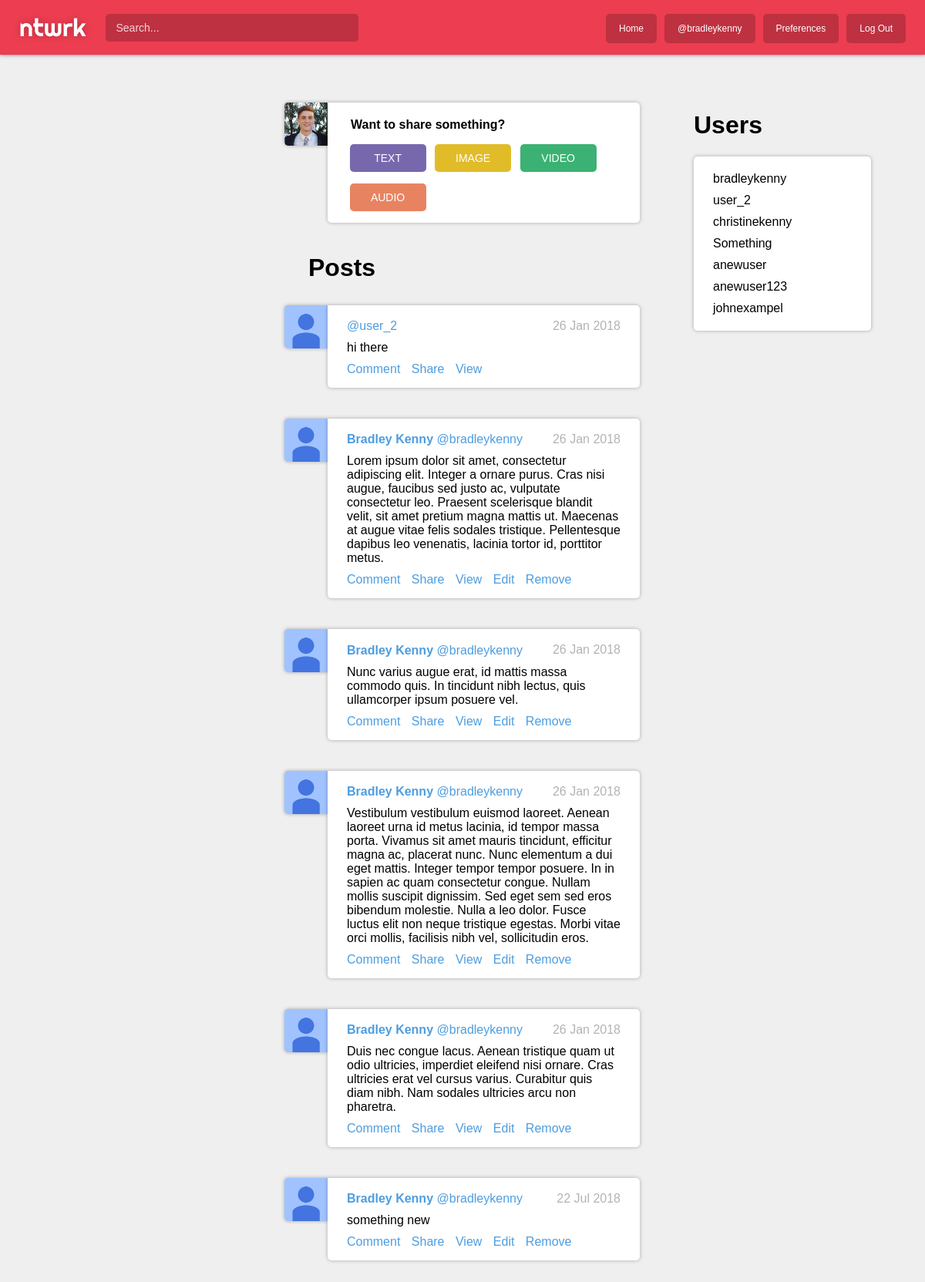
Screenshot of / (signed in) with the database file from the repository.
### stream/models.py (models this page shows)
class Post(models.Model):
    content = models.TextField(max_length=500)
    posted_by = models.ForeignKey(User, related_name='posts', on_delete=models.CASCADE)
    posted_at = models.DateTimeField(auto_now_add=True)

### account/models.py (models this page shows)
class Profile(models.Model):
	COLORS = (
		('BLUE', "Blue"),
		('GREEN', "Green"),
		('RED', "Red"),
		('PURPLE', "Purple"),
		('YELLOW', "Yellow"),
	)
	user = models.OneToOneField(User, on_delete=models.CASCADE)
	bio = models.TextField(max_length=250, blank=True, default=None)
	location = models.CharField(max_length=30, blank=True, default=None)
	birth_date = models.DateField(null=True, blank=True, default=None)
	color = models.CharField(max_length=6, choices=COLORS, default='BLUE')
	dp = models.ImageField(upload_to='dp/', default='dp/placeholder2.png')

### stream/views.py (the view)
# urls.py: path('', stream.views.home, name='index'),
def home(request):
	posts = Post.objects.all()
	users = User.objects.all()
	return render(request, 'stream/home.html', {'posts': posts, 'users': users})

### stream/templates/stream/home.html
{% extends 'base_stream.html' %}
{% load static %}
{% block stream %}
    {% if user.is_authenticated %}
	<a href="{% url 'home' %}" class="dp">
		<img src="{% static 'stream/img/dp/admin.jpg' %}">
	</a>
    <div class="card share_card">
        <h1>Want to share something?</h1><br>
        <a href="{% url 'new_post' %}" class="button text">Text</a>
        <a href="{% url 'home' %}" class="button image">Image</a>
        <a href="{% url 'home' %}" class="button video">Video</a>
        <a href="{% url 'home' %}" class="button audio">Audio</a>
    </div>
    {% endif %}
    <h1 class="content_heading">Posts</h1>
    {% for post in posts %}
	<a href="{% url 'home' %}" class="dp">
		<img src="/profile/media/{{ post.posted_by.profile.dp }}"/>
	</a>
    <div class="card">
        <a href="{% url 'profile' post.posted_by.pk %}">
            <h2>
				<b>{% if post.posted_by.first_name|length > 0 %}{{ post.posted_by.first_name }} {{ post.posted_by.last_name }}{% endif %}</b> @{{ post.posted_by }}
			</h2>
        </a>
        <h3>{{ post.posted_at|date:'d M Y' }}</h3>
        <p>{{ post.content }}</p>
        <a href="{% url 'home' %}" class="link">Comment</a>
        <a href="{% url 'home' %}" class="link">Share</a>
        <a href="{% url 'view_post' post.posted_by.username post.id %}" class="link">View</a>
        {% if post.posted_by == request.user %}
        <a href="{% url 'home' %}" class="link">Edit</a>
        <a href="{% url 'delete_post' post.id %}" class="link" id="remove">Remove</a>
        {% endif %}
    </div>
    {% endfor %}
{% endblock %}

### stream/templates/base_stream.html (shortened to what this page needs)
{% extends 'base.html' %}
{% load static %}
{% block stylesheet %}
<link rel="stylesheet" type="text/css" href="{% static 'stream/css/stream.css' %}">
{% endblock %}
{% block content %}
<div id="content_all">
    <div id="content_left">
    </div>
    <div id="content_main">
        {% block stream %}
        {% endblock %}
    </div>
    <div id="content_right">
		<h1 class="content_heading">Users</h1>
		<div class="card">
			{% for user in users %}
			<p>{{ user.username }}</p>
			{% endfor %}
		</div>
    </div>
{% endblock %}

### account/templates/base.html (shortened to what this page needs)
{% load static %}
<!DOCTYPE html>
<html lang="en">
	<head>
		<link rel="stylesheet" type="text/css" href="{% static 'account/css/base.css' %}">
		{% block stylesheet %}
		{% endblock %}
	</head>
	<body>
		<header>
			<a href="{% url 'home' %}" class="logo">ntwrk</a>
			<input type="text" placeholder="Search..."/>
			<ul>
				{% if user.is_authenticated %}
				<a href="{% url 'home' %}">Home</a>
				<a href="{% url 'profile' user.pk %}">@{{ user.username }}</a>
				<a href="{% url 'update_profile' %}">Preferences</a>
				<a href="{% url 'logout' %}">Log Out</a>
				{% else %}
				<a href="{% url 'home' %}">Home</a>
				<a href="{% url 'home' %}"><b>Username</b>: Name</a>
				<a href="{% url 'login' %}">Log In</a>
				<a href="{% url 'register' %}">Register</a>
				{% endif %}
			</ul>
		</header>
		<main>
			{% block content %}
			{% endblock %}
		</main>
	</body>
</html>

### account/static/account/css/base.css (style rules this page uses)
body { font-family: 'Helvetica'; margin: 0px; padding: 0px; }
a { text-decoration: none; }
.logo { font-family: 'Righteous', sans-serif; color: rgb(35, 35, 35); margin: 12px auto 4px auto; user-select: none; }
.card { padding: 7.5px 15px 14px 15px; background-color: rgba(255, 255, 255, 1); border-radius: 0px 5px 5px 5px; }
.card button, .button { font-size: 14px; color: #ffffff; width: 251px; margin: 10px auto 10px auto; padding: 10px 15px 10px 15px; background-color: #4D9DE0; text-transform: uppercase; border: none; border-radius: 5px; outline: none; cursor: pointer; }

### stream/static/stream/css/stream.css (style rules this page uses)
body { margin: 0px 0px 0px 0px; padding: 0px; background-color: #EFEFEF; }
header { width: 100%; position: fixed; margin: 0px; padding: 15px 0; background-color: #ed3d51; box-shadow: 0px 0px 5px rgba(0,0,0,0.5); z-index: 100; }
main { margin: 0px; padding-top: 20px; }
h1 { display: inline-block; }
.logo { float: left; margin: 0px 25px; font-size: 32px; color: white; text-shadow: 0px 0px 10px rgba(0,0,0,0.25); }
ul { float: right; margin: 0px auto; margin-right: 25px; }
ul a { float: left; display: inline-block; margin-top: 2.5px; margin-left: 10px; padding: 10px 15px; color: #ffffff; font-size: 12px; background-color: rgba(0, 0, 0 , 0.2); border-radius: 5px; border: solid 2px rgba(0,0,0,0); }
header input[type='text'] { float: left; font-size: 14px; color: #ffffff; height: 25px; width: 300px; margin: 2.5px auto 0px 0px; padding: 3.5px 12px; background-color: rgba(0, 0, 0, 0.2); border: 2px solid rgba(0, 0, 0, 0); border-radius: 5px; outline: none; }
header input[type='text']::placeholder { color: #FFFFFF; opacity: 0.8; }
#content_all { width: 100%; display: inline-block; margin: 0; margin-top: 63px; }
#content_left, #content_main, #content_right { height: 100%; float: left; padding-top: 20px; }
#content_left { display: inline-block; width: 25%; }
#content_main { display: inline-block; width: 40%; padding: 50px 5%; }
#content_right { display: inline-block; width: 25%; margin-top: 20px; }
#content_right .card { margin: 0; width: 60%; padding: 20px 25px 10px; border-radius: 5px; }
#content_main .content_heading { display: block; margin: 40px auto 30px 40px; }
.card { box-shadow: 0 0 5px rgba(0,0,0,0.3); margin: 0px 10px 40px 65px; padding: 5px 25px; position: relative; }
.dp { height: 56px; width: 56px; margin: 0px -10px 0px 9px; float: left; z-index: 0; position: relative; display: inline-block; }
.dp img { height: 100%; width: 100%; border-radius: 5px 0px 0px 5px; box-shadow: 0 0 5px rgba(0,0,0,0.3); background-color: #CDCDCD; }
.card h2, .card h3 { display: inline-block; margin-bottom: 10px; font-size: 1em; text-decoration: none; }
.card h2 { color: #4D9DE0; font-weight: normal; }
.card h3 { float: right; margin-top: 13px; font-weight: normal; color: rgba(0,0,0,0.3); }
.card p { margin-top: 0px; margin-bottom: 10px; }
.card .link { display: inline-block; color: #4D9DE0; margin: 0px 10px 10px 0px; }
.share_card { padding: auto 17.5px; float: none; margin-top: 0px; margin-bottom: 10px; }
.share_card .button { text-align: center; display: inline-block; width: 69px; margin-top: 5px; margin-left: 1%; margin-right: 1%; }
.share_card h1 { margin-top: 15px; padding-left: 5px; font-size: 16px; }
.share_card .text { background-color: #7768AE; }
.share_card .image { background-color: #E1BC29; }
.share_card .video { background-color: #3BB273; }
.share_card .audio { background-color: #E88361; }

### rows the page displays
Post: posted_by.profile.dp (placeholder picture), posted_by "user_2", posted_at "26 Jan 2018", content "hi there"
Post: posted_by.profile.dp (placeholder picture), posted_by.first_name "Bradley", posted_by.last_name "Kenny", posted_by "bradleykenny", posted_at "26 Jan 2018", content "Lorem ipsum dolor sit amet, consectetur adipiscing elit. Integer a ornare purus. Cras nisi augue, faucibus sed justo ac, vulputate consectetur leo. Praesent scelerisque blandit velit, sit amet pretium magna mattis ut. Maecenas at augue vitae felis sodales tristique. Pellentesque dapibus leo venenatis, lacinia tortor id, porttitor metus.", shows "Edit"
Post: posted_by.profile.dp (placeholder picture), posted_by.first_name "Bradley", posted_by.last_name "Kenny", posted_by "bradleykenny", posted_at "26 Jan 2018", content "Nunc varius augue erat, id mattis massa commodo quis. In tincidunt nibh lectus, quis ullamcorper ipsum posuere vel.", shows "Edit"
Post: posted_by.profile.dp (placeholder picture), posted_by.first_name "Bradley", posted_by.last_name "Kenny", posted_by "bradleykenny", posted_at "26 Jan 2018", content "Vestibulum vestibulum euismod laoreet. Aenean laoreet urna id metus lacinia, id tempor massa porta. Vivamus sit amet mauris tincidunt, efficitur magna ac, placerat nunc. Nunc elementum a dui eget mattis. Integer tempor tempor posuere. In in sapien ac quam consectetur congue. Nullam mollis suscipit dignissim. Sed eget sem sed eros bibendum molestie. Nulla a leo dolor. Fusce luctus elit non neque tristique egestas. Morbi vitae orci mollis, facilisis nibh vel, sollicitudin eros.", shows "Edit"
Post: posted_by.profile.dp (placeholder picture), posted_by.first_name "Bradley", posted_by.last_name "Kenny", posted_by "bradleykenny", posted_at "26 Jan 2018", content "Duis nec congue lacus. Aenean tristique quam ut odio ultricies, imperdiet eleifend nisi ornare. Cras ultricies erat vel cursus varius. Curabitur quis diam nibh. Nam sodales ultricies arcu non pharetra.", shows "Edit"
Post: posted_by.profile.dp (placeholder picture), posted_by.first_name "Bradley", posted_by.last_name "Kenny", posted_by "bradleykenny", posted_at "22 Jul 2018", content "something new", shows "Edit"

### other values shown
{{ user.username }} "bradleykenny"
{{ user.username }} "user_2"
{{ user.username }} "christinekenny"
{{ user.username }} "Something"
{{ user.username }} "anewuser"
{{ user.username }} "anewuser123"
{{ user.username }} "johnexampel"
